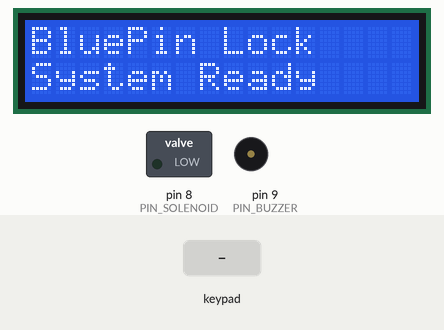
Recording of a sketch running on a simulated Arduino Nano, built with avr-gcc and run on an emulated ATmega328P. Shown: 16×2 character LCD, switched loads named in the sketch (green lamp = pin HIGH), buzzer (waves = sounding, pin HIGH). Inputs (shaded band) come from the test bench. EEPROM starts erased; what the sketch prints to the serial monitor is not drawn.

Above: at 2.2 s.
2.3 s: keypad keys 1 2 3 4 # pressed 0.4 s apart
At 5.3 s:
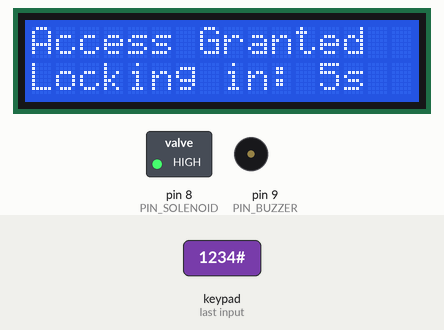
5.8 s: key '#' pressed
8.8 s: key '*' pressed
11.3 s: key '1' pressed
At 12.8 s:
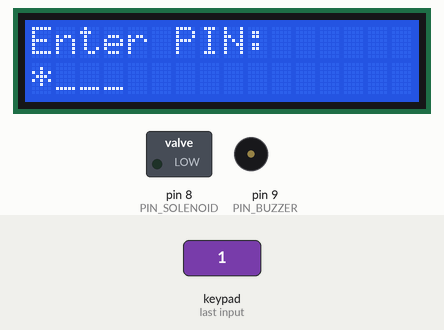
13.7 s: key '2' pressed
At 14.8 s:
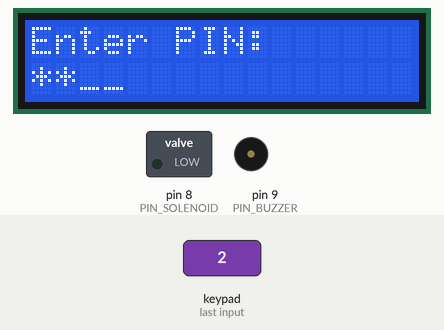
Timing chart, 0 to 16.3 s (numbered marks = the images above; inputs shaded):
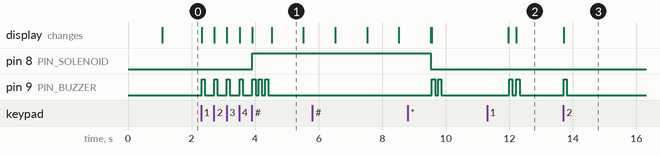

Measured:
- after the input at 2.3 s, pin 8 (PIN_SOLENOID): LOW → HIGH after 1.6 s; pin 9 (PIN_BUZZER): LOW → HIGH at once, then repeats every 0.20 s: HIGH 0.10 s, LOW 0.10 s; the display: first changes at once (image 1 shows a later state)
- after the input at 11.3 s, the display: first differs from a run without the input after 0.92 s (image 2)
- after the input at 13.7 s, pin 9 (PIN_BUZZER): LOW → HIGH at once, → LOW 0.10 s later; the display: changes at once (image 3)
- what the display in image 1 shows lasts 1.0 s, from 4.5 s to 5.5 s

The sketch:

BluePin_Lock.ino
```cpp
#include <Keypad.h>
#include <SoftwareSerial.h>
#include "Config.h"
#include "Display.h"
#include "Storage.h"
#include "Hardware.h"

// --- Module Instantiations ---
DisplayManager display(12, 13, 5, 4, 3, 2);
StorageManager storage;
HardwareController hardware;

SoftwareSerial bluetoothSerial(10, 11);
SoftwareSerial gsmSerial(7, 6);

// --- Keypad Setup ---
char keys[4][4] = {
  {'1','2','3','A'},
  {'4','5','6','B'},
  {'7','8','9','C'},
  {'*','0','#','D'}
};
byte rowPins[4] = {A0, A1, A2, A3};
byte colPins[4] = {A4, A5, 2, 3};
Keypad keypad = Keypad(makeKeymap(keys), rowPins, colPins, 4, 4);

// --- Global State ---
String inputPIN = "";
int wrongAttempts = 0;

void setup() {
    Serial.begin(9600);
    bluetoothSerial.begin(9600);
    gsmSerial.begin(9600);

    display.begin();
    hardware.begin();
    storage.initializeSystem();

    delay(1000);
    display.showMessage("BluePin Lock", "System Ready");
    Serial.println("System Started");
}

void loop() {
    handleKeypad();
    handleBluetooth();
}

void handleKeypad() {
    char key = keypad.getKey();
    if (key) {
        if (key == '#') {
            display.showMessage("Verifying...", "");
            verifyPIN(inputPIN);
            inputPIN = "";
        } else if (key == '*') {
            inputPIN = "";
            display.showMessage("Enter PIN:", "____");
            hardware.beep(1);
        } else if (inputPIN.length() < PIN_LENGTH) {
            inputPIN += key;
            String displayPIN = "";
            for (int i = 0; i < inputPIN.length(); i++) displayPIN += "*";
            for (int i = inputPIN.length(); i < PIN_LENGTH; i++) displayPIN += "_";
            display.showMessage("Enter PIN:", displayPIN);
            hardware.beep(1);
        }
    }
}

void handleBluetooth() {
    if (bluetoothSerial.available()) {
        String btInput = bluetoothSerial.readStringUntil('\n');
        btInput.trim();

        if (btInput.startsWith("PIN:")) {
            String attempt = btInput.substring(4);
            display.showMessage("BT Auth...", "Verifying");
            if (attempt == storage.getStoredPIN()) {
                grantAccess();
                bluetoothSerial.println("Access granted.");
            } else {
                denyAccess();
                bluetoothSerial.println("Wrong PIN.");
            }
        } else if (btInput.startsWith("CHANGEPIN:")) {
            String newPIN = btInput.substring(10);
            if (newPIN.length() == PIN_LENGTH) {
                storage.storePIN(newPIN);
                display.showMessage("PIN Updated", "Successfully");
                hardware.beep(2);
                delay(2000);
                display.showMessage("Enter PIN:", "____");
            }
        }
    }
}

void verifyPIN(String enteredPIN) {
    if (enteredPIN == storage.getStoredPIN()) {
        grantAccess();
        wrongAttempts = 0;
    } else {
        denyAccess();
        wrongAttempts++;
        if (wrongAttempts >= MAX_ATTEMPTS) {
            display.showMessage("ALERT!", "Lockout Active");
            // Trigger GSM alert here
            wrongAttempts = 0;
            delay(3000);
        }
        display.showMessage("Enter PIN:", "____");
    }
}

void grantAccess() {
    display.showMessage("Access Granted", "Unlocking...");
    hardware.setLEDStatus(true);
    hardware.unlockSolenoid();
    hardware.beep(3);

    display.showCountdown(5);

    hardware.lockSolenoid();
    hardware.resetLEDs();
    display.showMessage("Door Locked", "Enter PIN");
}

void denyAccess() {
    display.showMessage("Wrong PIN", "Try Again");
    hardware.setLEDStatus(false);
    hardware.beep(2);
    delay(2000);
    hardware.resetLEDs();
    display.showMessage("Enter PIN:", "____");
}
```

Display.cpp
```cpp
#include "Display.h"

DisplayManager::DisplayManager(uint8_t rs, uint8_t en, uint8_t d4, uint8_t d5, uint8_t d6, uint8_t d7)
    : lcd(rs, en, d4, d5, d6, d7) {}

void DisplayManager::begin() {
    lcd.begin(16, 2);
}

void DisplayManager::showMessage(String line1, String line2) {
    lcd.clear();
    lcd.setCursor(0, 0);
    lcd.print(line1);
    lcd.setCursor(0, 1);
    lcd.print(line2);
}

void DisplayManager::showCountdown(int seconds) {
    for (int i = seconds; i > 0; i--) {
        lcd.setCursor(0, 1);
        lcd.print("Locking in: ");
        lcd.print(i);
        lcd.print("s  ");
        delay(1000);
    }
}
```

Display.h
```cpp
#ifndef DISPLAY_H
#define DISPLAY_H

#include <Arduino.h>
#include <LiquidCrystal.h>

class DisplayManager {
private:
    LiquidCrystal lcd;
public:
    DisplayManager(uint8_t rs, uint8_t en, uint8_t d4, uint8_t d5, uint8_t d6, uint8_t d7);
    void begin();
    void showMessage(String line1, String line2);
    void showCountdown(int seconds);
};

#endif
```

Hardware.cpp
```cpp
#include "Hardware.h"
#include "Config.h"

void HardwareController::begin() {
    pinMode(PIN_SOLENOID, OUTPUT);
    pinMode(PIN_BUZZER, OUTPUT);
    pinMode(PIN_LED_GREEN, OUTPUT);
    pinMode(PIN_LED_RED, OUTPUT);

    lockSolenoid();
    digitalWrite(PIN_BUZZER, LOW);
    resetLEDs();
}

void HardwareController::setLEDStatus(bool granted) {
    digitalWrite(PIN_LED_GREEN, granted ? HIGH : LOW);
    digitalWrite(PIN_LED_RED, granted ? LOW : HIGH);
}

void HardwareController::resetLEDs() {
    digitalWrite(PIN_LED_GREEN, LOW);
    digitalWrite(PIN_LED_RED, LOW);
}

void HardwareController::beep(int count) {
    for (int i = 0; i < count; i++) {
        digitalWrite(PIN_BUZZER, HIGH);
        delay(100);
        digitalWrite(PIN_BUZZER, LOW);
        delay(100);
    }
}

void HardwareController::unlockSolenoid() {
    digitalWrite(PIN_SOLENOID, HIGH);
}

void HardwareController::lockSolenoid() {
    digitalWrite(PIN_SOLENOID, LOW);
}
```

Hardware.h
```cpp
#ifndef HARDWARE_H
#define HARDWARE_H

#include <Arduino.h>

class HardwareController {
public:
    void begin();
    void setLEDStatus(bool granted);
    void resetLEDs();
    void beep(int count);
    void unlockSolenoid();
    void lockSolenoid();
};

#endif
```

Storage.cpp
```cpp
#include "Storage.h"
#include "Config.h"
#include <EEPROM.h>

void StorageManager::initializeSystem() {
    if (EEPROM.read(EEPROM_INIT_ADDR) != 123) {
        storePIN(DEFAULT_PIN);
        EEPROM.write(EEPROM_INIT_ADDR, 123);
        Serial.println("System Initialized with Default PIN.");
    }
}

String StorageManager::getStoredPIN() {
    String pin = "";
    for (int i = 0; i < PIN_LENGTH; i++) {
        char digit = EEPROM.read(EEPROM_PIN_ADDR + i);
        pin += digit;
    }
    return pin;
}

void StorageManager::storePIN(String newPIN) {
    for (int i = 0; i < PIN_LENGTH; i++) {
        EEPROM.write(EEPROM_PIN_ADDR + i, newPIN[i]);
    }
}
```

Storage.h
```cpp
#ifndef STORAGE_H
#define STORAGE_H

#include <Arduino.h>

class StorageManager {
public:
    void initializeSystem();
    String getStoredPIN();
    void storePIN(String newPIN);
};

#endif
```

Config.h
```cpp
#ifndef CONFIG_H
#define CONFIG_H

#include <Arduino.h>

// --- Hardware Pins ---
const int PIN_SOLENOID  = 8;
const int PIN_BUZZER    = 9;
const int PIN_LED_GREEN = A6;
const int PIN_LED_RED   = A7;

// --- Security Settings ---
const int PIN_LENGTH       = 4;
const int MAX_ATTEMPTS     = 3;
const int EEPROM_PIN_ADDR  = 0;
const int EEPROM_INIT_ADDR = 100;
const String DEFAULT_PIN   = "1234";

// --- GSM Settings ---
const String OWNER_NUMBER = "+919XXXXXXXXX";

#endif
```
